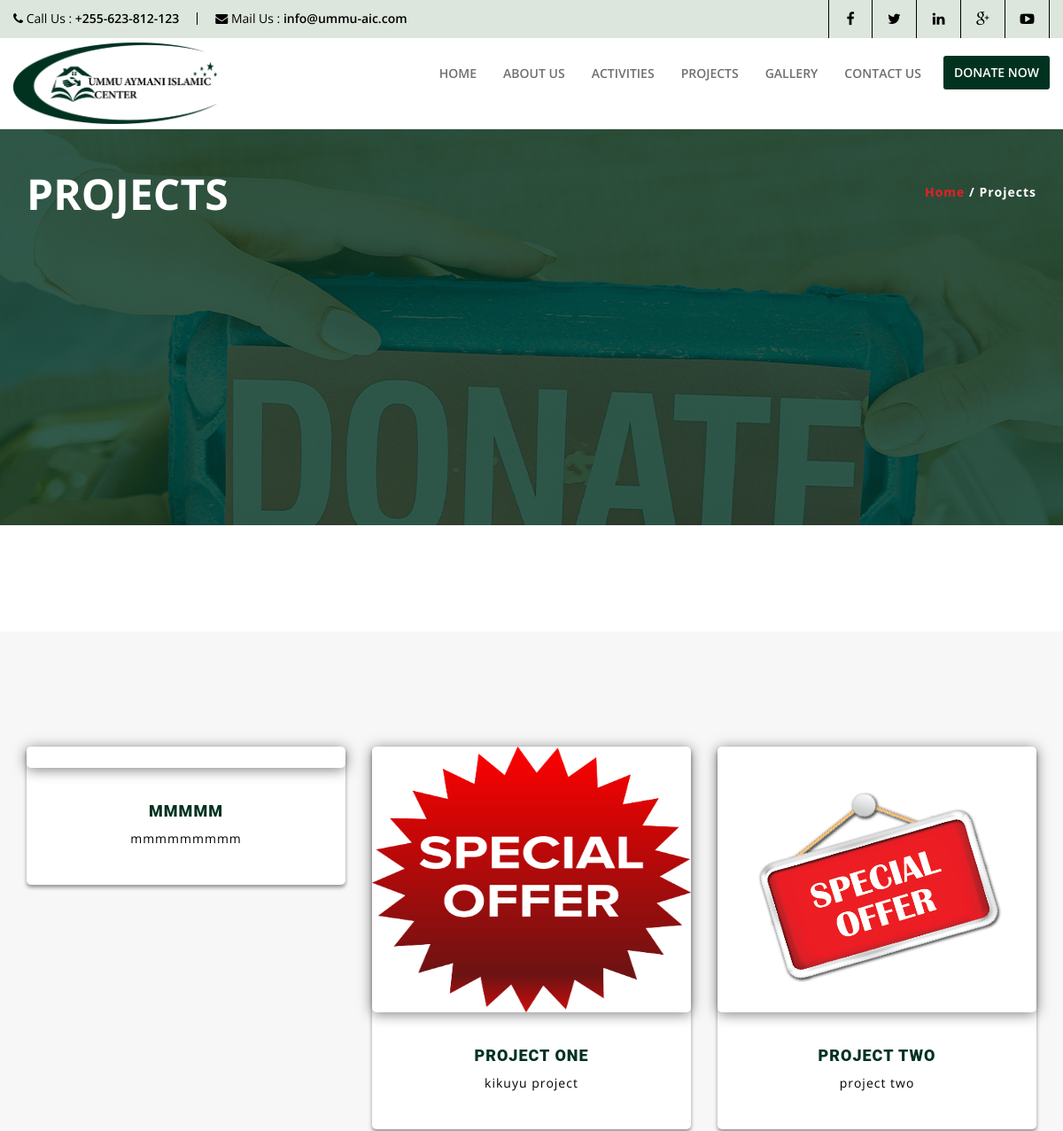
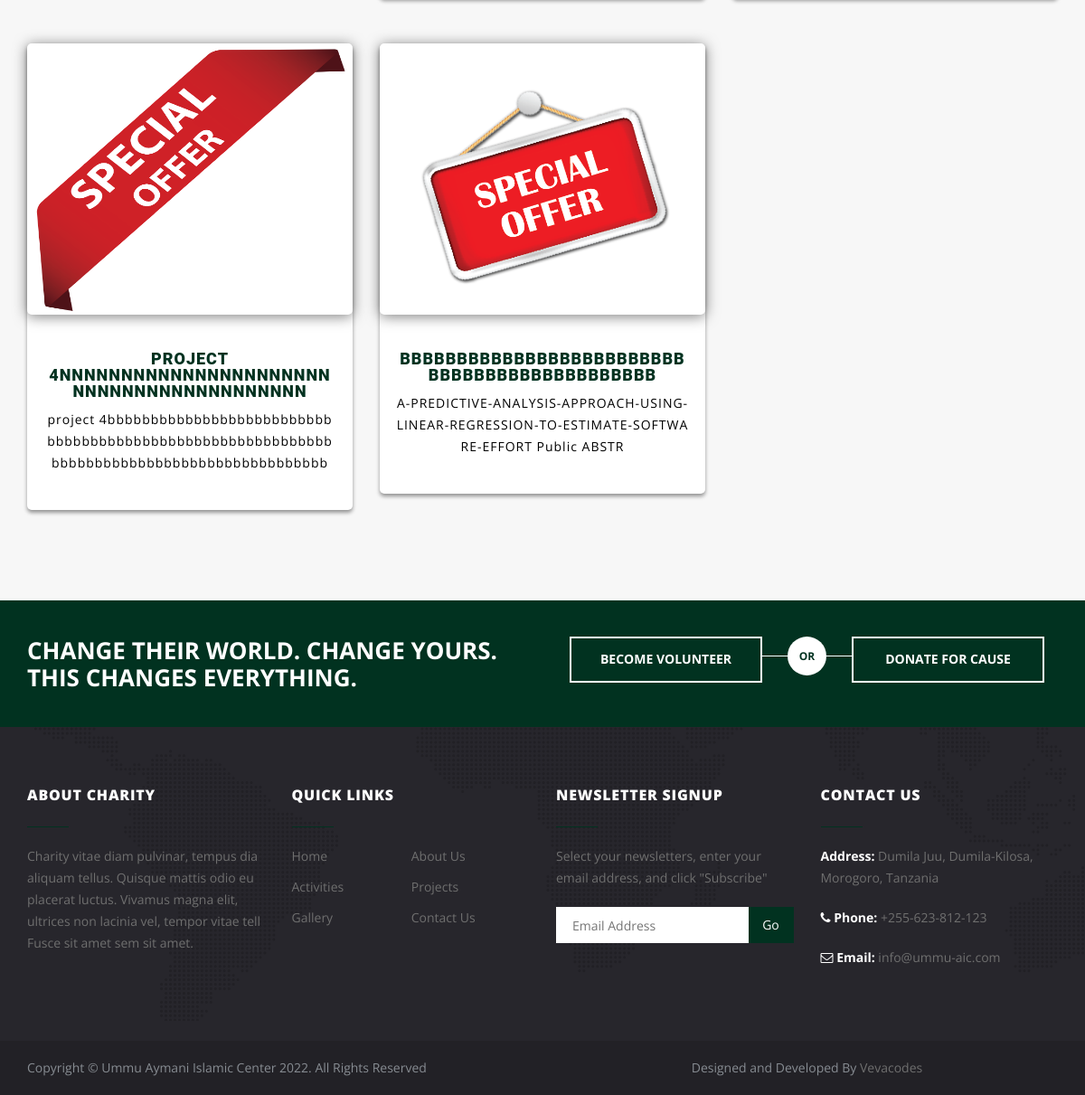
/projects/, run on the app's committed database (2 pictures, top to bottom).
### website/models.py (models this page shows, shortened)
class projects(models.Model):
    title=models.CharField(max_length=50)
    description=models.TextField(max_length=100)
    image=models.ImageField(upload_to='media/')

### website/views.py (the view)
# urls.py: path('projects/',views.project,name='projects'),
def project(request):
    upd_projects=projects.objects.all()
    context={
        'projects':upd_projects
    }
    return render(request,"projects.html",context)

### website/templates/projects.html (shortened to what this page needs)
    {% extends 'base.html' %}
    {% load static %}
{% block content %}
<section id="inner-banner">
    <div class="overlay">
        <div class="container">
            <div class="row">
                <div class="col-sm-6">
                    <h1>PROJECTS</h1>
                </div>
                <div class="col-sm-6">
                    <h6 class="breadcrumb"><a href="{% url 'home' %}">Home</a> / Projects</h6>
                </div>
            </div>
        </div>
    </div>
</section>
<div id="cards_landscape_wrap-2">
    <div class="container">
        <div class="row">
            {% for proj in projects %}
            <div class="col-xs-12 col-sm-6 col-md-4 col-lg-4">
                <a href="">
                    <div class="card-flyer">
                        <div class="text-box">
                            <div class="image-box">
                                <img src="{{proj.image.url}}" alt="" />
                            </div>
                            <div class="text-container">
                                <h6>{{proj.title}}</h6>
                                <p>{{proj.description}}</p>
                            </div>
                        </div>
                    </div>
                </a>
            </div>
            {% endfor %}
        </div>
    </div>
</div>
<div class="callout">
    <div class="container">
        <div class="row">
            <div class="col-md-6">
                <h2>Change Their World. Change Yours. This changes everything.</h2>
            </div>
            <div class="col-md-6">
                <div class="callout-actions">
                    <a href="{% url 'donate' %}" class="button">Become Volunteer</a>
                    <span class="callout-separator">
                    <span>Or</span>
                    </span>
                    <a href="{% url 'donate' %}" class="button">Donate For Cause</a>
                </div>
            </div>
        </div>
    </div>
</div>
{% include "footer.html" %}
{% endblock content %}

### website/static/css/bootsnav.css (style rules this page uses)
body { -webkit-transition: all 0.3s ease-in-out; -moz-transition: all 0.3s ease-in-out; -o-transition: all 0.3s ease-in-out; -ms-transition: all 0.3s ease-in-out; transition: all 0.3s ease-in-out; }

### website/static/css/style.css (style rules this page uses)
html, body { width: 100%; height: auto; margin: 0; padding: 0; }
body { font-family: 'Open Sans', sans-serif; position: relative; font-size: 14px; line-height: 24px; color: #6f6f6f; }
a { color: #6f6f6f; }
a, a:active, a:focus, a:hover { outline: none; -webkit-transition: all 0.3s ease-in-out; -moz-transition: all 0.3s ease-in-out; -o-transition: all 0.3s ease-in-out; -ms-transition: all 0.3s ease-in-out; transition: all 0.3s ease-in-out; }
h1, h2, h3, h4, h5, h6 { color: #3f3f3f; margin: 0 0 0 0; font-weight: bold; }
h1 { font-size: 48px; line-height: 52px; }
h2 { font-size: 36px; line-height: 48px; }
h6 { font-size: 14px; line-height: 18px; }
p { margin-bottom: 20px; }
.callout { padding: 40px 0; background: #013220; }
.callout h2 { color: #fff; font-size: 26px; text-transform: uppercase; line-height: 30px }
.callout .callout-actions { padding: 0 0; font-size: 0; text-align: center; }
.callout .callout-actions .button { display: inline-block; vertical-align: top; min-width: 213px; margin: 0; padding: 11px 15px 12px; background: transparent; border: 2px solid #fff; font-size: 14px; font-weight: bold; text-transform: uppercase; color: #fff; }
.callout .callout-separator { color: #013220; font-weight: bold; text-transform: uppercase; }
.callout .callout-separator span { display: inline-block; vertical-align: middle; width: 43px; height: 43px; border-radius: 50%; background: #fff; text-align: center; line-height: 43px; font-size: 12px; }
.callout .callout-separator:before, .callout .callout-separator:after { content: ''; display: inline-block; vertical-align: middle; width: 28px; height: 1px; background: #fff; }
#inner-banner { display: block; background: url(../images/donate_01.png) no-repeat center 0; height: 550px; }
#inner-banner .overlay { padding: 150px 0 60px 0; }
#inner-banner h1 { color: #fff; }
#cards_landscape_wrap-2 { text-align: center; background: #F7F7F7; }
#cards_landscape_wrap-2 .container { padding-top: 80px; padding-bottom: 100px; }
#cards_landscape_wrap-2 a { text-decoration: none; outline: none; }
#cards_landscape_wrap-2 .card-flyer { border-radius: 5px; }
#cards_landscape_wrap-2 .card-flyer .image-box { background: #ffffff; overflow: hidden; box-shadow: 0px 2px 15px rgba(0, 0, 0, 0.50); border-radius: 5px; }
#cards_landscape_wrap-2 .card-flyer .image-box img { -webkit-transition: all .9s ease; -moz-transition: all .9s ease; -o-transition: all .9s ease; -ms-transition: all .9s ease; width: 100%; max-height: 300px; }
#cards_landscape_wrap-2 .card-flyer .text-box { text-align: center; word-break: keep-all; max-height: max-content; }
#cards_landscape_wrap-2 .card-flyer .text-box .text-container { padding: 40px 18px; }
#cards_landscape_wrap-2 .card-flyer { background: #FFFFFF; margin-top: 50px; -webkit-transition: all 0.2s ease-in; -moz-transition: all 0.2s ease-in; -ms-transition: all 0.2s ease-in; -o-transition: all 0.2s ease-in; transition: all 0.2s ease-in; box-shadow: 0px 3px 4px rgba(0, 0, 0, 0.40); }
#cards_landscape_wrap-2 .card-flyer .text-box p { margin-top: 10px; margin-bottom: 0px; padding-bottom: 0px; font-size: 14px; letter-spacing: 1px; color: #000000; word-break: break-all; }
#cards_landscape_wrap-2 .card-flyer .text-box h6 { margin-top: 0px; margin-bottom: 4px; font-size: 18px; font-weight: bold; text-transform: uppercase; font-family: 'Roboto Black', sans-serif; letter-spacing: 1px; color: #013220; overflow-wrap: break-word; }

### data on the page
projects: title "MMMMM", description "mmmmmmmmm"
projects: image (picture), title "PROJECT ONE", description "kikuyu project"
projects: image (picture), title "PROJECT TWO", description "project two"
projects: image (picture), title "PROJECT 4NNNNNNNNNNNNNNNNNNNNNNNNNNNNNNNNNNNNNNNNN", description "project 4bbbbbbbbbbbbbbbbbbbbbbbbbbbbbbbbbbbbbbbbbbbbbbbbbbbbbbbbbbbbbbbbbbbbbbbbbbbbbbbbbbbbbbbbbbb"
projects: image (picture), title "BBBBBBBBBBBBBBBBBBBBBBBBBBBBBBBBBBBBBBBBBBBBB", description "A-PREDICTIVE-ANALYSIS-APPROACH-USING-LINEAR-REGRESSION-TO-ESTIMATE-SOFTWARE-EFFORT Public ABSTR"
